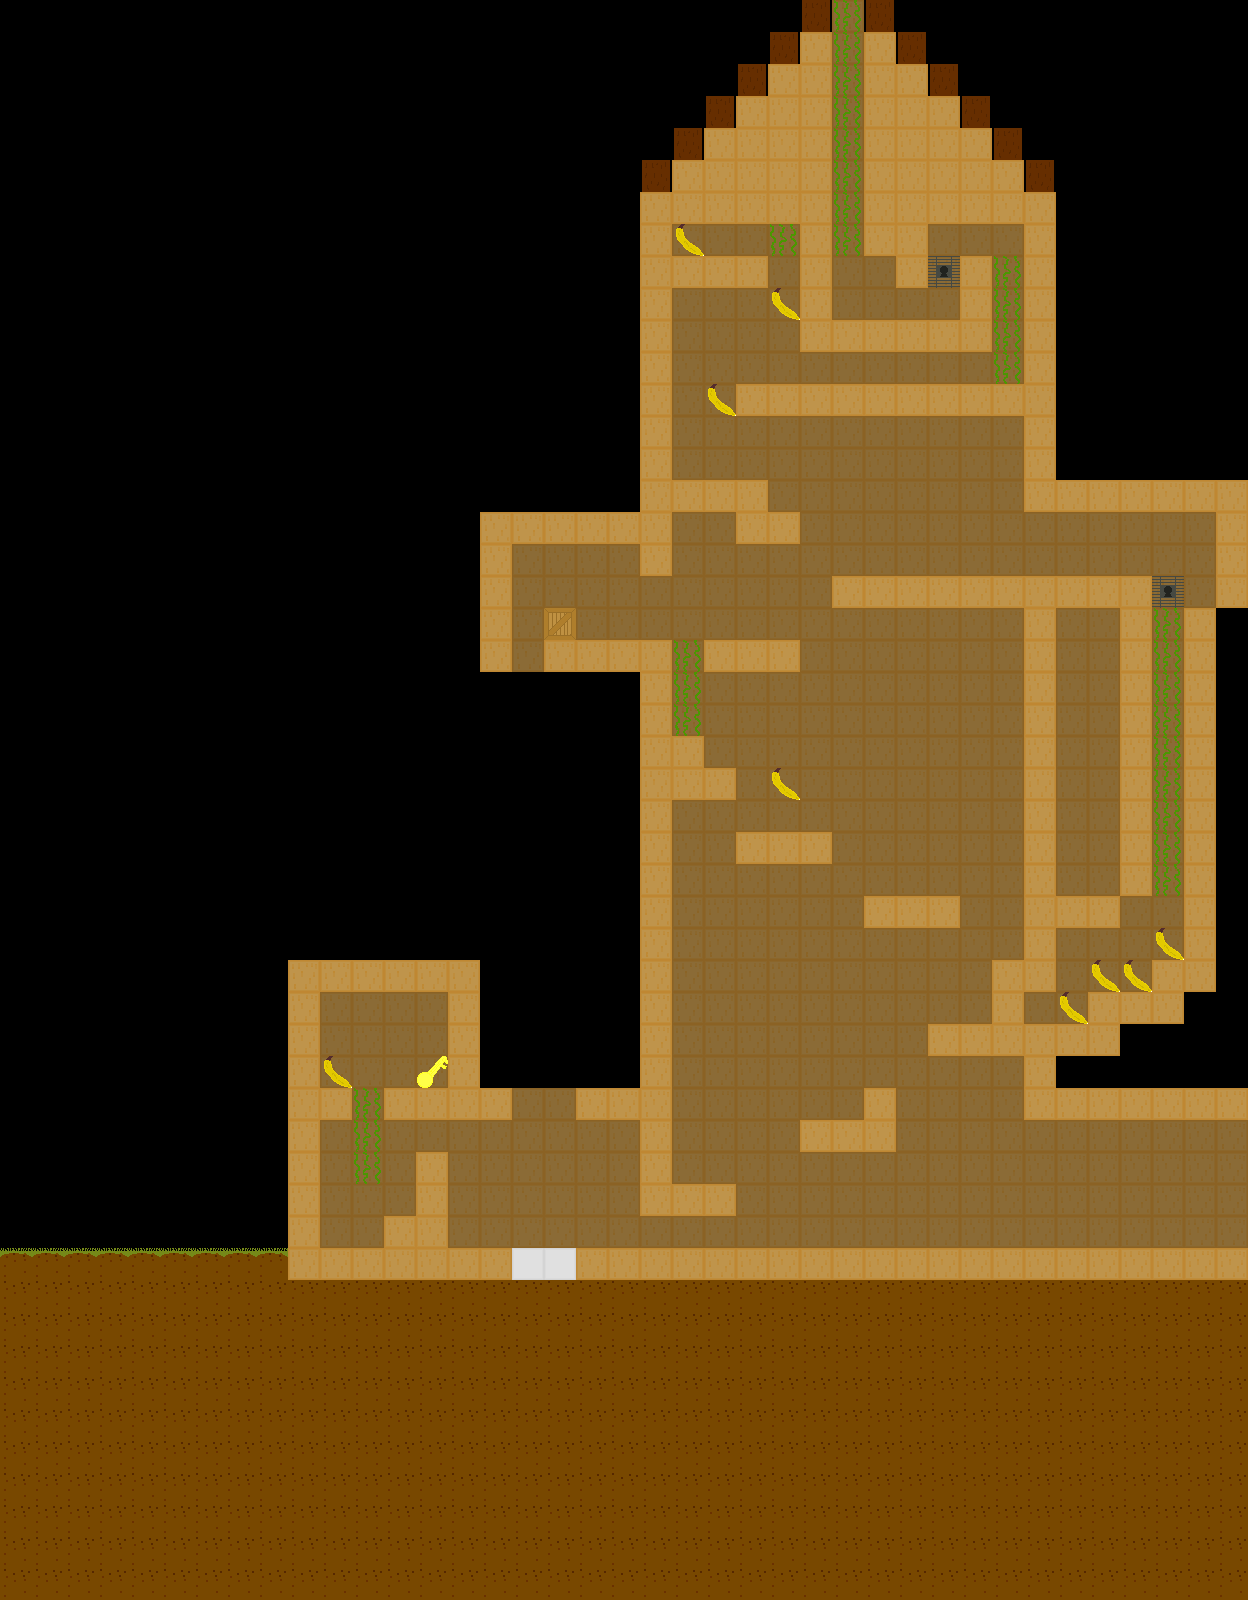

This game map was drawn from its Tiled (.tmx) file and the tilesets committed beside it. A one-line description and the trimmed map source follow:
An orthogonal 39x50 tile map with 32x32 px tiles, 2 tile layers (background, collide).

<map version="1.0" orientation="orthogonal" width="39" height="50" tilewidth="32" tileheight="32">
 <tileset firstgid="1" name="tilemap" tilewidth="32" tileheight="32">
  <image source="../gfx/tilemap.png" width="320" height="64" />
 </tileset>
 <layer name="background" width="39" height="50">
  <data>[1950 cells, 520 non-empty, 1 distinct tile ids]</data>
 </layer>
 <layer name="collide" width="39" height="50">
  <data>[1950 cells, 725 non-empty, 10 distinct tile ids]</data>
 </layer>
</map>